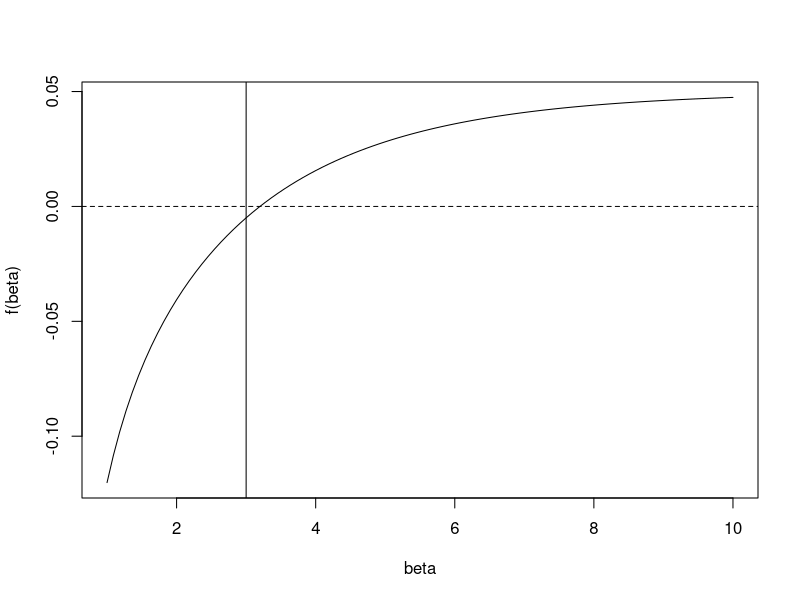
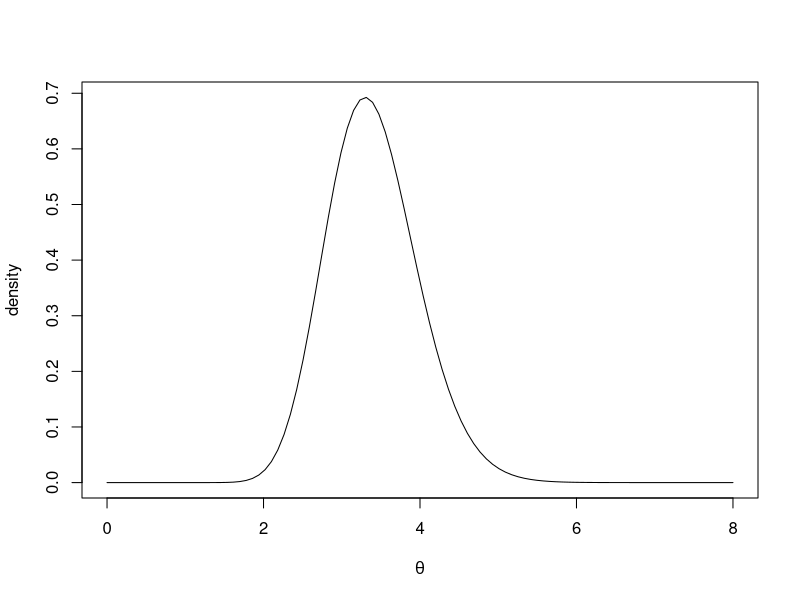
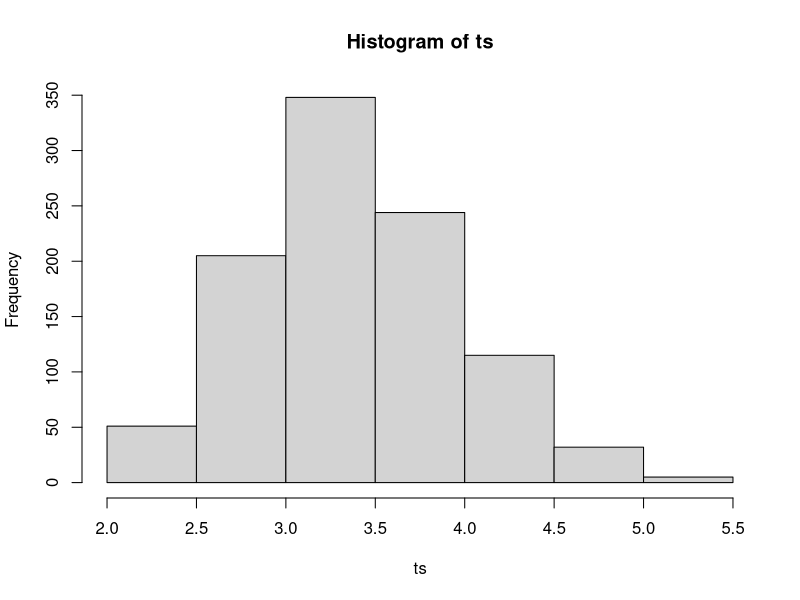
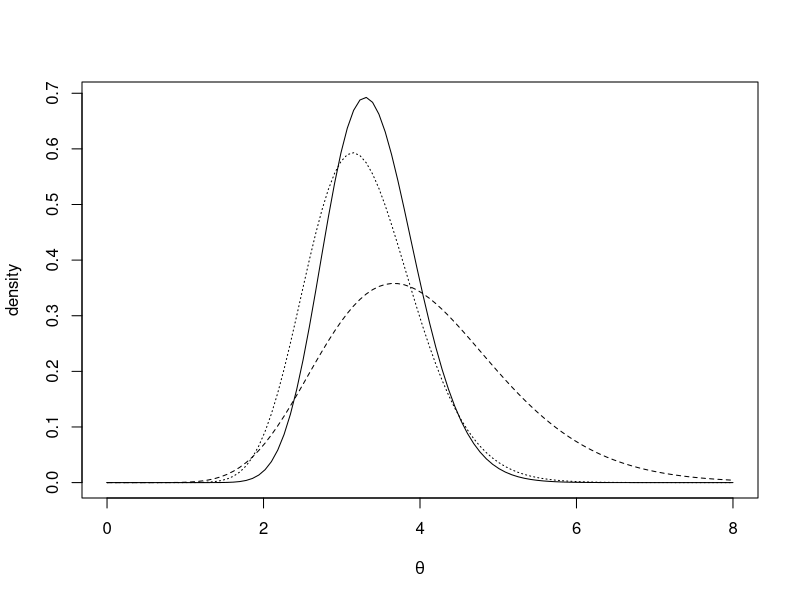
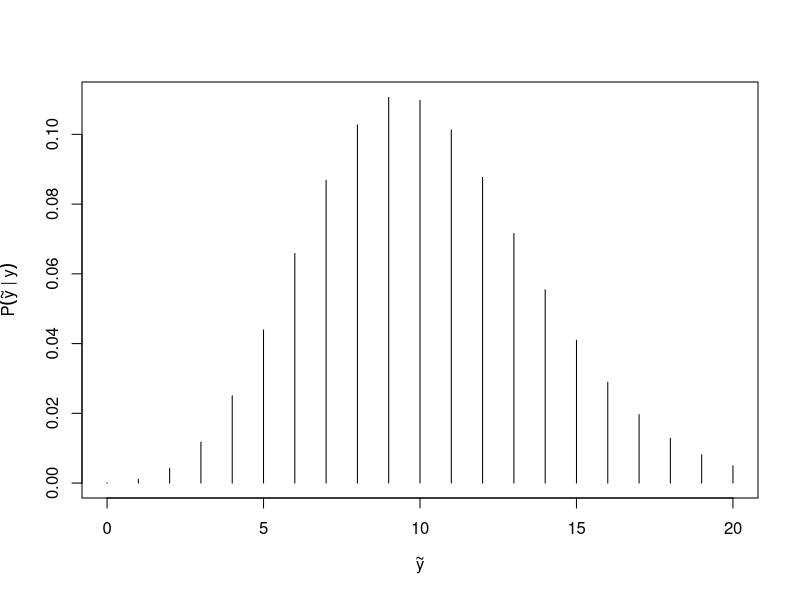

These figures' R source, in order:
# MA 578: R session, 09/17/15
# y_i | theta ~ Poisson(theta * x_i)

# [ Prior Elicitation ]
# assume conjugacy: theta ~ Gamma(alpha, beta)
# "on average, 4 cars per hour" -> E[theta] = alpha / beta = 4
# "most likely between 1 to 6 cars per hour" -> P(1 <= theta <= 6) = .95
# find beta numerically by finding an approximate root to 'f'
f <- function (beta)
  pgamma(6, 4 * beta, beta) - pgamma(1, 4 * beta, beta) - .95
beta <- seq(1, 10, length=100)
plot(beta, f(beta), type='l')
abline(h=0, lty=2)
abline(v=3)
# so, beta ~= 3, and alpha = 4 * beta = 12
alpha <- 12; beta <- 3

# [ Bayesian Analysis ]
# data:
x <- c(1,2,4); y <- c(2,4,16)
# check posterior graphically
t <- seq(0, 8, length=100) # theta
plot(t, dgamma(t, alpha + sum(y), beta + sum(x)), type='l',
     xlab=expression(theta), ylab='density')
# 95% posterior interval
qgamma(c(.025, .975), alpha + sum(y), beta + sum(x))

# describing posterior by sampling:
ts <- rgamma(1000, alpha + sum(y), beta + sum(x))
hist(ts)
mean(ts)
quantile(ts, c(.025, .975))

# compare to prior
plot(t, dgamma(t, alpha + sum(y), beta + sum(x)), type='l',
     xlab=expression(theta), ylab='density')
lines(t, dgamma(t, alpha, beta), lty=2) # prior
lines(t, dgamma(t, sum(y) + 1, sum(x)), lty=3) # likelihood

# posterior predictive
help(dnbinom) # check negative binomial distribution
xt <- 3 # x tilde
yt <- 0:20
plot(yt, dnbinom(yt, alpha + sum(y), 1 - xt / (xt + beta + sum(x))),
     type='h', xlab=expression(tilde(y)), ylab=expression(P(tilde(y)~"|"~y)))
# 95% posterior predictive interval
qnbinom(c(.025, .975), alpha + sum(y), 1 - xt / (xt + beta + sum(x)))

# using sampling:
ys <- rnbinom(1000, alpha + sum(y), 1 - xt / (xt + beta + sum(x)))
mean(ts)
mean(ys)
quantile(ys, c(.025, .975))
# conditional sampling: sample theta | y, then y.tilde | theta
ys <- rpois(1000, rgamma(1000, alpha + sum(y), beta + sum(x)))
# or, in two steps,
ts <- rgamma(1000, alpha + sum(y), beta + sum(x))
ys <- rpois(1000, xt * ts)
mean(ys) # compare to marginal sample from negative binomial
quantile(ys, c(.025, .975))

